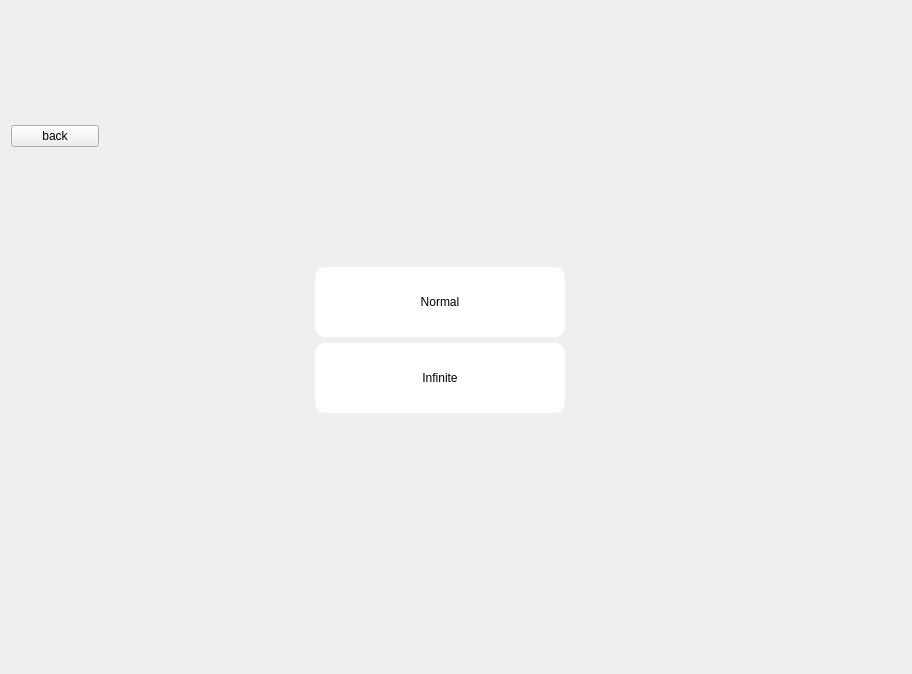
       <widget class="QWidget" name="page_5">
        <layout class="QGridLayout" name="gridLayout_19">
         <item row="0" column="0">
          <widget class="QPushButton" name="back_2">
           <property name="text">
            <string>back</string>
           </property>
          </widget>
         </item>
         <item row="0" column="1" colspan="2">
          <spacer name="horizontalSpacer_22">
           <property name="orientation">
            <enum>Qt::Orientation::Horizontal</enum>
           </property>
           <property name="sizeHint" stdset="0">
            <size>
             <width>414</width>
             <height>20</height>
            </size>
           </property>
          </spacer>
         </item>
         <item row="0" column="3">
          <spacer name="verticalSpacer_18">
           <property name="orientation">
            <enum>Qt::Orientation::Vertical</enum>
           </property>
           <property name="sizeHint" stdset="0">
            <size>
             <width>20</width>
             <height>250</height>
            </size>
           </property>
          </spacer>
         </item>
         <item row="1" column="0" colspan="2">
          <spacer name="horizontalSpacer_21">
           <property name="orientation">
            <enum>Qt::Orientation::Horizontal</enum>
           </property>
           <property name="sizeHint" stdset="0">
            <size>
             <width>298</width>
             <height>20</height>
            </size>
           </property>
          </spacer>
         </item>
         <item row="1" column="2" colspan="2">
          <layout class="QGridLayout" name="gridLayout_18">
           <item row="0" column="0">
            <widget class="QPushButton" name="normal">
             <property name="minimumSize">
              <size>
               <width>250</width>
               <height>70</height>
              </size>
             </property>
             <property name="styleSheet">
              <string notr="true">QPushButton{
border-radius:10px;
background-color:white;

}</string>
             </property>
             <property name="text">
              <string>Normal</string>
             </property>
            </widget>
           </item>
           <item row="1" column="0">
            <widget class="QPushButton" name="infinite">
             <property name="minimumSize">
              <size>
               <width>250</width>
               <height>70</height>
              </size>
             </property>
             <property name="styleSheet">
              <string notr="true">QPushButton{
border-radius:10px;
background-color:white;

}</string>
             </property>
             <property name="text">
              <string>Infinite</string>
             </property>
            </widget>
           </item>
          </layout>
         </item>
         <item row="1" column="4">
          <spacer name="horizontalSpacer_23">
           <property name="orientation">
            <enum>Qt::Orientation::Horizontal</enum>
           </property>
           <property name="sizeHint" stdset="0">
            <size>
             <width>336</width>
             <height>20</height>
            </size>
           </property>
          </spacer>
         </item>
         <item row="2" column="3">
          <spacer name="verticalSpacer_19">
           <property name="orientation">
            <enum>Qt::Orientation::Vertical</enum>
           </property>
           <property name="sizeHint" stdset="0">
            <size>
             <width>20</width>
             <height>250</height>
            </size>
           </property>
          </spacer>
         </item>
        </layout>
       </widget>
